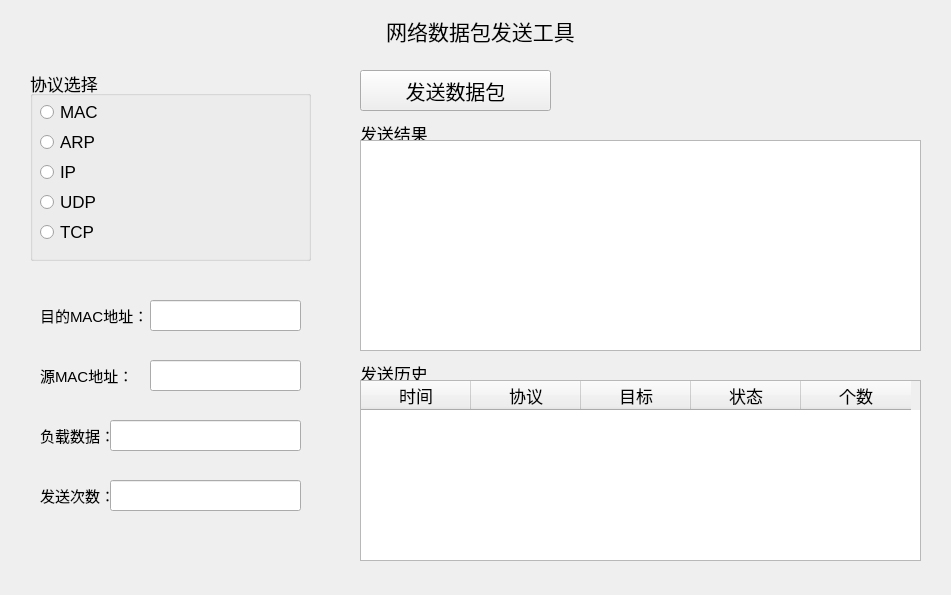
<?xml version="1.0" encoding="UTF-8"?>
<ui version="4.0">
 <class>Dialog</class>
 <widget class="QDialog" name="Dialog">
  <property name="geometry">
   <rect>
    <x>0</x>
    <y>0</y>
    <width>951</width>
    <height>595</height>
   </rect>
  </property>
  <property name="windowTitle">
   <string>Dialog</string>
  </property>
  <widget class="QLabel" name="Title">
   <property name="geometry">
    <rect>
     <x>30</x>
     <y>10</y>
     <width>901</width>
     <height>41</height>
    </rect>
   </property>
   <property name="font">
    <font>
     <pointsize>16</pointsize>
    </font>
   </property>
   <property name="text">
    <string>网络数据包发送工具</string>
   </property>
   <property name="alignment">
    <set>Qt::AlignmentFlag::AlignCenter</set>
   </property>
  </widget>
  <widget class="QGroupBox" name="procotolSelect">
   <property name="geometry">
    <rect>
     <x>30</x>
     <y>70</y>
     <width>281</width>
     <height>191</height>
    </rect>
   </property>
   <property name="font">
    <font>
     <pointsize>13</pointsize>
    </font>
   </property>
   <property name="title">
    <string>协议选择</string>
   </property>
   <widget class="QRadioButton" name="EtherradioButton">
    <property name="geometry">
     <rect>
      <x>10</x>
      <y>30</y>
      <width>104</width>
      <height>24</height>
     </rect>
    </property>
    <property name="text">
     <string>MAC</string>
    </property>
   </widget>
   <widget class="QRadioButton" name="ARPradioButton">
    <property name="geometry">
     <rect>
      <x>10</x>
      <y>60</y>
      <width>104</width>
      <height>24</height>
     </rect>
    </property>
    <property name="text">
     <string>ARP</string>
    </property>
   </widget>
   <widget class="QRadioButton" name="IPradioButton">
    <property name="geometry">
     <rect>
      <x>10</x>
      <y>90</y>
      <width>104</width>
      <height>24</height>
     </rect>
    </property>
    <property name="text">
     <string>IP</string>
    </property>
   </widget>
   <widget class="QRadioButton" name="UDPradioButton">
    <property name="geometry">
     <rect>
      <x>10</x>
      <y>120</y>
      <width>104</width>
      <height>24</height>
     </rect>
    </property>
    <property name="text">
     <string>UDP</string>
    </property>
   </widget>
   <widget class="QRadioButton" name="TCPradioButton">
    <property name="geometry">
     <rect>
      <x>10</x>
      <y>150</y>
      <width>104</width>
      <height>24</height>
     </rect>
    </property>
    <property name="text">
     <string>TCP</string>
    </property>
   </widget>
  </widget>
  <widget class="QStackedWidget" name="parameterSet">
   <property name="geometry">
    <rect>
     <x>30</x>
     <y>270</y>
     <width>281</width>
     <height>301</height>
    </rect>
   </property>
   <property name="currentIndex">
    <number>0</number>
   </property>
   <widget class="QWidget" name="Ether">
    <widget class="QLabel" name="EtherdstMAC">
     <property name="geometry">
      <rect>
       <x>10</x>
       <y>30</y>
       <width>111</width>
       <height>31</height>
      </rect>
     </property>
     <property name="font">
      <font>
       <pointsize>11</pointsize>
      </font>
     </property>
     <property name="text">
      <string>目的MAC地址：</string>
     </property>
    </widget>
    <widget class="QLabel" name="Etherpayload">
     <property name="geometry">
      <rect>
       <x>10</x>
       <y>150</y>
       <width>81</width>
       <height>31</height>
      </rect>
     </property>
     <property name="font">
      <font>
       <pointsize>11</pointsize>
      </font>
     </property>
     <property name="text">
      <string>负载数据：</string>
     </property>
    </widget>
    <widget class="QLabel" name="EthersendCount">
     <property name="geometry">
      <rect>
       <x>10</x>
       <y>210</y>
       <width>91</width>
       <height>31</height>
      </rect>
     </property>
     <property name="font">
      <font>
       <pointsize>11</pointsize>
      </font>
     </property>
     <property name="text">
      <string>发送次数：</string>
     </property>
    </widget>
    <widget class="QLineEdit" name="EtherdstMACEdit">
     <property name="geometry">
      <rect>
       <x>120</x>
       <y>30</y>
       <width>151</width>
       <height>31</height>
      </rect>
     </property>
    </widget>
    <widget class="QLineEdit" name="EtherpayloadEdit">
     <property name="geometry">
      <rect>
       <x>80</x>
       <y>150</y>
       <width>191</width>
       <height>31</height>
      </rect>
     </property>
    </widget>
    <widget class="QLineEdit" name="EthersendCountEdit">
     <property name="geometry">
      <rect>
       <x>80</x>
       <y>210</y>
       <width>191</width>
       <height>31</height>
      </rect>
     </property>
    </widget>
    <widget class="QLabel" name="EthersrcMAC">
     <property name="geometry">
      <rect>
       <x>10</x>
       <y>90</y>
       <width>111</width>
       <height>31</height>
      </rect>
     </property>
     <property name="font">
      <font>
       <pointsize>11</pointsize>
      </font>
     </property>
     <property name="text">
      <string>源MAC地址：</string>
     </property>
    </widget>
    <widget class="QLineEdit" name="EthersrcMACEdit">
     <property name="geometry">
      <rect>
       <x>120</x>
       <y>90</y>
       <width>151</width>
       <height>31</height>
      </rect>
     </property>
    </widget>
   </widget>
   <widget class="QWidget" name="IP">
    <widget class="QLabel" name="IPdstIP">
     <property name="geometry">
      <rect>
       <x>10</x>
       <y>30</y>
       <width>71</width>
       <height>31</height>
      </rect>
     </property>
     <property name="font">
      <font>
       <pointsize>11</pointsize>
      </font>
     </property>
     <property name="text">
      <string>IP目的IP：</string>
     </property>
    </widget>
    <widget class="QLabel" name="IPsrcIP">
     <property name="geometry">
      <rect>
       <x>10</x>
       <y>100</y>
       <width>71</width>
       <height>31</height>
      </rect>
     </property>
     <property name="font">
      <font>
       <pointsize>11</pointsize>
      </font>
     </property>
     <property name="text">
      <string>IP源IP：</string>
     </property>
    </widget>
    <widget class="QLabel" name="IPpayload">
     <property name="geometry">
      <rect>
       <x>10</x>
       <y>170</y>
       <width>81</width>
       <height>31</height>
      </rect>
     </property>
     <property name="font">
      <font>
       <pointsize>11</pointsize>
      </font>
     </property>
     <property name="text">
      <string>负载数据：</string>
     </property>
    </widget>
    <widget class="QLabel" name="IPsendCount">
     <property name="geometry">
      <rect>
       <x>10</x>
       <y>250</y>
       <width>81</width>
       <height>31</height>
      </rect>
     </property>
     <property name="font">
      <font>
       <pointsize>11</pointsize>
      </font>
     </property>
     <property name="text">
      <string>发送次数：</string>
     </property>
    </widget>
    <widget class="QLineEdit" name="IPdstIPEdit">
     <property name="geometry">
      <rect>
       <x>90</x>
       <y>30</y>
       <width>181</width>
       <height>31</height>
      </rect>
     </property>
    </widget>
    <widget class="QLineEdit" name="IPsrcIPEdit">
     <property name="geometry">
      <rect>
       <x>90</x>
       <y>100</y>
       <width>181</width>
       <height>31</height>
      </rect>
     </property>
    </widget>
    <widget class="QLineEdit" name="IPpayloadEdit">
     <property name="geometry">
      <rect>
       <x>90</x>
       <y>170</y>
       <width>181</width>
       <height>31</height>
      </rect>
     </property>
    </widget>
    <widget class="QLineEdit" name="IPsendCountEdit">
     <property name="geometry">
      <rect>
       <x>90</x>
       <y>250</y>
       <width>181</width>
       <height>31</height>
      </rect>
     </property>
    </widget>
   </widget>
   <widget class="QWidget" name="UDP">
    <widget class="QLabel" name="UDPdstIP">
     <property name="geometry">
      <rect>
       <x>10</x>
       <y>30</y>
       <width>101</width>
       <height>31</height>
      </rect>
     </property>
     <property name="font">
      <font>
       <pointsize>11</pointsize>
      </font>
     </property>
     <property name="text">
      <string>UDP目的IP：</string>
     </property>
    </widget>
    <widget class="QLabel" name="UDPsrcIP">
     <property name="geometry">
      <rect>
       <x>10</x>
       <y>70</y>
       <width>101</width>
       <height>31</height>
      </rect>
     </property>
     <property name="font">
      <font>
       <pointsize>11</pointsize>
      </font>
     </property>
     <property name="text">
      <string>UDP源IP：</string>
     </property>
    </widget>
    <widget class="QLabel" name="UDPdstPort">
     <property name="geometry">
      <rect>
       <x>10</x>
       <y>110</y>
       <width>101</width>
       <height>31</height>
      </rect>
     </property>
     <property name="font">
      <font>
       <pointsize>11</pointsize>
      </font>
     </property>
     <property name="text">
      <string>UDP目的端口：</string>
     </property>
    </widget>
    <widget class="QLabel" name="UDPsrcPort">
     <property name="geometry">
      <rect>
       <x>10</x>
       <y>150</y>
       <width>101</width>
       <height>31</height>
      </rect>
     </property>
     <property name="font">
      <font>
       <pointsize>11</pointsize>
      </font>
     </property>
     <property name="text">
      <string>UDP源端口：</string>
     </property>
    </widget>
    <widget class="QLabel" name="UDPpayload">
     <property name="geometry">
      <rect>
       <x>10</x>
       <y>190</y>
       <width>101</width>
       <height>31</height>
      </rect>
     </property>
     <property name="font">
      <font>
       <pointsize>11</pointsize>
      </font>
     </property>
     <property name="text">
      <string>负载数据：</string>
     </property>
    </widget>
    <widget class="QLabel" name="UDPsendCount">
     <property name="geometry">
      <rect>
       <x>10</x>
       <y>230</y>
       <width>111</width>
       <height>31</height>
      </rect>
     </property>
     <property name="font">
      <font>
       <pointsize>11</pointsize>
      </font>
     </property>
     <property name="text">
      <string>发送次数：</string>
     </property>
    </widget>
    <widget class="QLineEdit" name="UDPdstIPEdit">
     <property name="geometry">
      <rect>
       <x>110</x>
       <y>30</y>
       <width>171</width>
       <height>31</height>
      </rect>
     </property>
    </widget>
    <widget class="QLineEdit" name="UDPsrcIPEdit">
     <property name="geometry">
      <rect>
       <x>110</x>
       <y>70</y>
       <width>171</width>
       <height>31</height>
      </rect>
     </property>
    </widget>
    <widget class="QLineEdit" name="UDPdstPortEdit">
     <property name="geometry">
      <rect>
       <x>110</x>
       <y>110</y>
       <width>171</width>
       <height>31</height>
      </rect>
     </property>
    </widget>
    <widget class="QLineEdit" name="UDPsrcPortEdit">
     <property name="geometry">
      <rect>
       <x>110</x>
       <y>150</y>
       <width>171</width>
       <height>31</height>
      </rect>
     </property>
    </widget>
    <widget class="QLineEdit" name="UDPpayloadEdit">
     <property name="geometry">
      <rect>
       <x>110</x>
       <y>190</y>
       <width>171</width>
       <height>31</height>
      </rect>
     </property>
    </widget>
    <widget class="QLineEdit" name="UDPsendCountEdit">
     <property name="geometry">
      <rect>
       <x>110</x>
       <y>230</y>
       <width>171</width>
       <height>31</height>
      </rect>
     </property>
    </widget>
   </widget>
   <widget class="QWidget" name="TCP">
    <widget class="QLabel" name="TCPdstIP">
     <property name="geometry">
      <rect>
       <x>10</x>
       <y>30</y>
       <width>101</width>
       <height>31</height>
      </rect>
     </property>
     <property name="font">
      <font>
       <pointsize>11</pointsize>
      </font>
     </property>
     <property name="text">
      <string>TCP目的IP：</string>
     </property>
    </widget>
    <widget class="QLabel" name="TCPsrcIP">
     <property name="geometry">
      <rect>
       <x>10</x>
       <y>70</y>
       <width>71</width>
       <height>31</height>
      </rect>
     </property>
     <property name="font">
      <font>
       <pointsize>11</pointsize>
      </font>
     </property>
     <property name="text">
      <string>TCP源IP：</string>
     </property>
    </widget>
    <widget class="QLabel" name="TCPdstPort">
     <property name="geometry">
      <rect>
       <x>10</x>
       <y>110</y>
       <width>101</width>
       <height>31</height>
      </rect>
     </property>
     <property name="font">
      <font>
       <pointsize>11</pointsize>
      </font>
     </property>
     <property name="text">
      <string>TCP目的端口：</string>
     </property>
    </widget>
    <widget class="QLabel" name="TCPsrcPort">
     <property name="geometry">
      <rect>
       <x>10</x>
       <y>150</y>
       <width>91</width>
       <height>31</height>
      </rect>
     </property>
     <property name="font">
      <font>
       <pointsize>11</pointsize>
      </font>
     </property>
     <property name="text">
      <string>TCP源端口：</string>
     </property>
    </widget>
    <widget class="QLabel" name="TCPpayload">
     <property name="geometry">
      <rect>
       <x>10</x>
       <y>190</y>
       <width>81</width>
       <height>31</height>
      </rect>
     </property>
     <property name="font">
      <font>
       <pointsize>11</pointsize>
      </font>
     </property>
     <property name="text">
      <string>负载数据：</string>
     </property>
    </widget>
    <widget class="QLabel" name="TCPsendCount">
     <property name="geometry">
      <rect>
       <x>10</x>
       <y>230</y>
       <width>91</width>
       <height>31</height>
      </rect>
     </property>
     <property name="font">
      <font>
       <pointsize>11</pointsize>
      </font>
     </property>
     <property name="text">
      <string>发送次数：</string>
     </property>
    </widget>
    <widget class="QLineEdit" name="TCPdstIPEdit">
     <property name="geometry">
      <rect>
       <x>110</x>
       <y>30</y>
       <width>171</width>
       <height>31</height>
      </rect>
     </property>
    </widget>
    <widget class="QLineEdit" name="TCPsrcIPEdit">
     <property name="geometry">
      <rect>
       <x>110</x>
       <y>70</y>
       <width>171</width>
       <height>31</height>
      </rect>
     </property>
    </widget>
    <widget class="QLineEdit" name="TCPdstPortEdit">
     <property name="geometry">
      <rect>
       <x>110</x>
       <y>110</y>
       <width>171</width>
       <height>31</height>
      </rect>
     </property>
    </widget>
    <widget class="QLineEdit" name="TCPsrcPortEdit">
     <property name="geometry">
      <rect>
       <x>110</x>
       <y>150</y>
       <width>171</width>
       <height>31</height>
      </rect>
     </property>
    </widget>
    <widget class="QLineEdit" name="TCPpayloadEdit">
     <property name="geometry">
      <rect>
       <x>110</x>
       <y>190</y>
       <width>171</width>
       <height>31</height>
      </rect>
     </property>
    </widget>
    <widget class="QLineEdit" name="TCPsendCountEdit">
     <property name="geometry">
      <rect>
       <x>110</x>
       <y>230</y>
       <width>171</width>
       <height>31</height>
      </rect>
     </property>
    </widget>
   </widget>
   <widget class="QWidget" name="ARP">
    <widget class="QLabel" name="dstMAC">
     <property name="geometry">
      <rect>
       <x>10</x>
       <y>30</y>
       <width>91</width>
       <height>31</height>
      </rect>
     </property>
     <property name="font">
      <font>
       <pointsize>11</pointsize>
      </font>
     </property>
     <property name="text">
      <string>目的MAC：</string>
     </property>
    </widget>
    <widget class="QLabel" name="ARPdstMAC">
     <property name="geometry">
      <rect>
       <x>10</x>
       <y>70</y>
       <width>111</width>
       <height>31</height>
      </rect>
     </property>
     <property name="font">
      <font>
       <pointsize>11</pointsize>
      </font>
     </property>
     <property name="text">
      <string>ARP目的MAC：</string>
     </property>
    </widget>
    <widget class="QLabel" name="ARPdstIP">
     <property name="geometry">
      <rect>
       <x>10</x>
       <y>110</y>
       <width>101</width>
       <height>31</height>
      </rect>
     </property>
     <property name="font">
      <font>
       <pointsize>11</pointsize>
      </font>
     </property>
     <property name="text">
      <string>ARP目的IP：</string>
     </property>
    </widget>
    <widget class="QLabel" name="ARPsrcMAC">
     <property name="geometry">
      <rect>
       <x>10</x>
       <y>150</y>
       <width>111</width>
       <height>31</height>
      </rect>
     </property>
     <property name="font">
      <font>
       <pointsize>11</pointsize>
      </font>
     </property>
     <property name="text">
      <string>ARP源MAC：</string>
     </property>
    </widget>
    <widget class="QLabel" name="ARPsrcIP">
     <property name="geometry">
      <rect>
       <x>10</x>
       <y>190</y>
       <width>111</width>
       <height>31</height>
      </rect>
     </property>
     <property name="font">
      <font>
       <pointsize>11</pointsize>
      </font>
     </property>
     <property name="text">
      <string>ARP源IP：</string>
     </property>
    </widget>
    <widget class="QLabel" name="ARPpayload">
     <property name="geometry">
      <rect>
       <x>10</x>
       <y>230</y>
       <width>101</width>
       <height>31</height>
      </rect>
     </property>
     <property name="font">
      <font>
       <pointsize>11</pointsize>
      </font>
     </property>
     <property name="text">
      <string>负载数据：</string>
     </property>
    </widget>
    <widget class="QLineEdit" name="dstMACEdit">
     <property name="geometry">
      <rect>
       <x>110</x>
       <y>30</y>
       <width>171</width>
       <height>31</height>
      </rect>
     </property>
    </widget>
    <widget class="QLineEdit" name="ARPdstMACEdit">
     <property name="geometry">
      <rect>
       <x>110</x>
       <y>70</y>
       <width>171</width>
       <height>31</height>
      </rect>
     </property>
    </widget>
    <widget class="QLineEdit" name="ARPdstIPEdit">
     <property name="geometry">
      <rect>
       <x>110</x>
       <y>110</y>
       <width>171</width>
       <height>31</height>
      </rect>
     </property>
    </widget>
    <widget class="QLineEdit" name="ARPsrcMACEdit">
     <property name="geometry">
      <rect>
       <x>110</x>
       <y>150</y>
       <width>171</width>
       <height>31</height>
      </rect>
     </property>
    </widget>
    <widget class="QLineEdit" name="ARPsrcIPEdit">
     <property name="geometry">
      <rect>
       <x>110</x>
       <y>190</y>
       <width>171</width>
       <height>31</height>
      </rect>
     </property>
    </widget>
    <widget class="QLineEdit" name="ARPpayloadEdit">
     <property name="geometry">
      <rect>
       <x>110</x>
       <y>230</y>
       <width>171</width>
       <height>31</height>
      </rect>
     </property>
    </widget>
    <widget class="QLabel" name="ARPsendCount">
     <property name="geometry">
      <rect>
       <x>10</x>
       <y>270</y>
       <width>101</width>
       <height>31</height>
      </rect>
     </property>
     <property name="font">
      <font>
       <pointsize>11</pointsize>
      </font>
     </property>
     <property name="text">
      <string>发送次数：</string>
     </property>
    </widget>
    <widget class="QLineEdit" name="ARPsendCountEdit">
     <property name="geometry">
      <rect>
       <x>110</x>
       <y>270</y>
       <width>171</width>
       <height>31</height>
      </rect>
     </property>
    </widget>
   </widget>
  </widget>
  <widget class="QStackedWidget" name="sendButtonSet">
   <property name="geometry">
    <rect>
     <x>350</x>
     <y>70</y>
     <width>211</width>
     <height>41</height>
    </rect>
   </property>
   <property name="currentIndex">
    <number>2</number>
   </property>
   <widget class="QWidget" name="EtherSend">
    <widget class="QPushButton" name="EtherSendButton">
     <property name="geometry">
      <rect>
       <x>10</x>
       <y>0</y>
       <width>191</width>
       <height>41</height>
      </rect>
     </property>
     <property name="font">
      <font>
       <pointsize>15</pointsize>
      </font>
     </property>
     <property name="text">
      <string>发送数据包</string>
     </property>
    </widget>
   </widget>
   <widget class="QWidget" name="IPSend">
    <widget class="QPushButton" name="IPSendButton">
     <property name="geometry">
      <rect>
       <x>10</x>
       <y>0</y>
       <width>191</width>
       <height>41</height>
      </rect>
     </property>
     <property name="font">
      <font>
       <pointsize>15</pointsize>
      </font>
     </property>
     <property name="text">
      <string>发送数据包</string>
     </property>
    </widget>
   </widget>
   <widget class="QWidget" name="UDPSend">
    <widget class="QPushButton" name="UDPSendButton">
     <property name="geometry">
      <rect>
       <x>10</x>
       <y>0</y>
       <width>191</width>
       <height>41</height>
      </rect>
     </property>
     <property name="font">
      <font>
       <pointsize>15</pointsize>
      </font>
     </property>
     <property name="text">
      <string>发送数据包</string>
     </property>
    </widget>
   </widget>
   <widget class="QWidget" name="TCPSend">
    <widget class="QPushButton" name="TCPSendButton">
     <property name="geometry">
      <rect>
       <x>10</x>
       <y>0</y>
       <width>191</width>
       <height>41</height>
      </rect>
     </property>
     <property name="font">
      <font>
       <pointsize>15</pointsize>
      </font>
     </property>
     <property name="text">
      <string>发送数据包</string>
     </property>
    </widget>
   </widget>
   <widget class="QWidget" name="ARPSend">
    <widget class="QPushButton" name="ARPSendButton">
     <property name="geometry">
      <rect>
       <x>10</x>
       <y>0</y>
       <width>191</width>
       <height>41</height>
      </rect>
     </property>
     <property name="font">
      <font>
       <pointsize>15</pointsize>
      </font>
     </property>
     <property name="text">
      <string>发送数据包</string>
     </property>
    </widget>
   </widget>
  </widget>
  <widget class="QGroupBox" name="sendResult">
   <property name="geometry">
    <rect>
     <x>360</x>
     <y>120</y>
     <width>561</width>
     <height>231</height>
    </rect>
   </property>
   <property name="font">
    <font>
     <pointsize>13</pointsize>
    </font>
   </property>
   <property name="title">
    <string>发送结果</string>
   </property>
   <widget class="QTextEdit" name="sendResultEdit">
    <property name="geometry">
     <rect>
      <x>0</x>
      <y>20</y>
      <width>561</width>
      <height>211</height>
     </rect>
    </property>
    <property name="readOnly">
     <bool>true</bool>
    </property>
   </widget>
  </widget>
  <widget class="QGroupBox" name="sendHistory">
   <property name="geometry">
    <rect>
     <x>360</x>
     <y>360</y>
     <width>561</width>
     <height>201</height>
    </rect>
   </property>
   <property name="font">
    <font>
     <pointsize>13</pointsize>
    </font>
   </property>
   <property name="title">
    <string>发送历史</string>
   </property>
   <widget class="QTableWidget" name="sendHistoryWidget">
    <property name="geometry">
     <rect>
      <x>0</x>
      <y>20</y>
      <width>561</width>
      <height>181</height>
     </rect>
    </property>
    <attribute name="horizontalHeaderCascadingSectionResizes">
     <bool>false</bool>
    </attribute>
    <attribute name="horizontalHeaderMinimumSectionSize">
     <number>30</number>
    </attribute>
    <attribute name="horizontalHeaderDefaultSectionSize">
     <number>110</number>
    </attribute>
    <attribute name="horizontalHeaderHighlightSections">
     <bool>true</bool>
    </attribute>
    <attribute name="horizontalHeaderShowSortIndicator" stdset="0">
     <bool>false</bool>
    </attribute>
    <attribute name="horizontalHeaderStretchLastSection">
     <bool>false</bool>
    </attribute>
    <column>
     <property name="text">
      <string>时间</string>
     </property>
    </column>
    <column>
     <property name="text">
      <string>协议</string>
     </property>
    </column>
    <column>
     <property name="text">
      <string>目标</string>
     </property>
    </column>
    <column>
     <property name="text">
      <string>状态</string>
     </property>
    </column>
    <column>
     <property name="text">
      <string>个数</string>
     </property>
    </column>
   </widget>
  </widget>
 </widget>
 <resources/>
 <connections/>
</ui>
